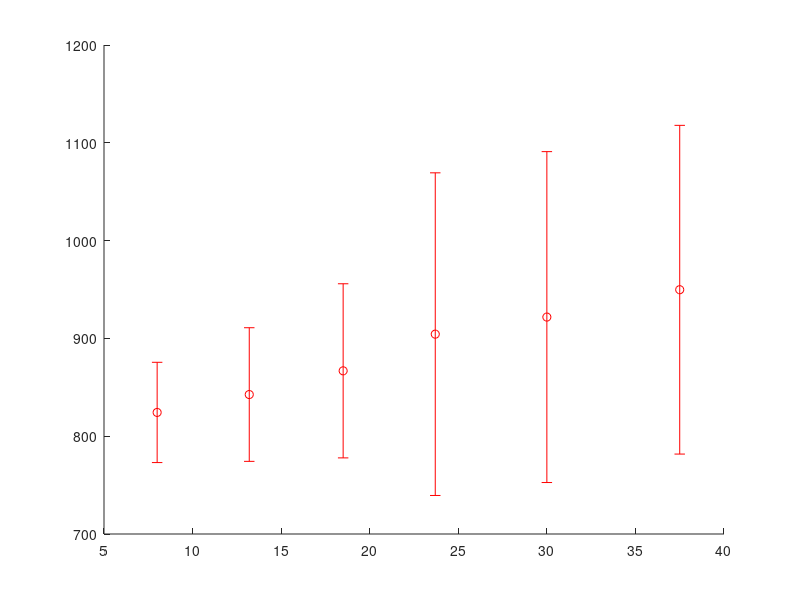

Recreate this plot in MATLAB. (Note: this script raises an error after producing the figure.)
clear; close all;
%%
addpath 'C:\Users\mmgee\Box\Michelle-Gee\Research\MI model'
addpath(genpath('C:\Users\mmgee\AppData\Local\Temp\Mxt231\RemoteFiles'))
addpath(genpath('/lustre/ogunnaike/users/2420/matlab_example/matlab_slurm/ACC2024-02-02-2024/'))
addpath('/lustre/ogunnaike/users/2420/matlab_example/matlab_slurm/UnitTests/')
addpath('/lustre/ogunnaike/users/2420/matlab_example/matlab_slurm/Mastitskaya2012/')
cd ..
my_dir = pwd;
addpath(genpath(my_dir))
%% Set up parallel pool
% myCluster = parcluster('local');
% myCluster.NumWorkers = str2double(getenv('SLURM_CPUS_ON_NODE')) / str2double(getenv('SLURM_CPUS_PER_TASK'));
% myCluster.JobStorageLocation = getenv('TMPDIR');
% myPool = parpool(myCluster, myCluster.NumWorkers);

%% Fit Osculati 1990 mean data
% load data
neckChamberPressure = [8	13.2	18.5	23.7	30	37.5]; % mm hg
RRbase = 777.8; % +/- 34.7 msec
deltaRR = [46.50360279	64.79801636	89.04640376	126.5452133	144.0065953	171.9898378];
SEM = [7.550265772	10.06205045	13.11093148	24.29514847	24.91603345	24.7516633]; % msec
num = 12;
SD = SEM.* sqrt(num); % standard deviation
CI95 = 1.96.* SD;
RR_Osculati = RRbase + deltaRR;

% Curve not a good fit for data
% [A1,A2,A3,A4] = sigmoidRegression(neckChamberPressure',RR') % inputs must be column vectors
%% Plot
% data
x = neckChamberPressure;
y = RR_Osculati;
errors = CI95;

% Plot the line
ms = 8;
figure;
hold on;
errorbar(x, y, errors,'ro', 'MarkerFaceColor','r','MarkerSize',ms);

% Add labels and title
xlabel('Neck chamber pressure (mm Hg)');
ylabel('RR interval (ms)');
% title('Line with Shaded Region (Standard Error)');
legend('Osculati 1990')
set(gca,'FontSize',14)

% Show plot
hold off;

%% change these liens
% load PI individual parameters
% matFilename = [filename 'FilteredDistribution.mat'];
date = '06182024';
load('FilteredDistribution_061824.mat')
matFilename = 'FilteredDistributionIdx_061824.mat';
load(matFilename) % gives 'idxStore','sampleSet'


HR_preIR = HRstore;
MAP = MAPstore;
NAactivity_preIR = NAactivityStore;
DMVactivity_preIR = DMVactivityStore;
sympActivity_preIR = sympActivityStore;



% Change these
numPatients = length(idxStore);


%% change this line
% countTotal = 0;
% BPvalues = -70:10:90; % neck chamber pressure
% zeroIdx = find(BPvalues == 0);
% 
% mdlName     = 'ICN_model_v15_Mastitskaya2012_control_r2020b';
% % idxFail = 212;%[1 2 3 4 5 6 7 73 100 107 134 138 150 167];
% for i = 30:40%numPatients
% 
%     parameters = sampleSet(idxStore(i),:);
%     numSampleSets = 100;
%     variationFactor = 1.5;
%     mdlAlternative = 1;
%     filename = ['postIR_cardiac_' date '_' num2str(i)];
%     HR_PI_mdl = HR_preIR(idxStore(i),zeroIdx);
%     MAP_PI_mdl = MAP(idxStore(i),zeroIdx);
% 
%     BRS_preIR = A2Store(idxStore(i)); % preIR sigmoid slope parameter
%         [HR_mdl,MAP_mdl,SP_postIR,DP_postIR,CO_postIR,paramMatrix,...
%     NA_activity_postIR,DMV_activity_postIR, sympActivity, SDRR_postIR, RMSSD_postIR, ...
%     pNN50_postIR, crit, A] = paramEstimationHRMAP_global(parameters,...
%     mdlName,numSampleSets,variationFactor,HR_PI_mdl,MAP_PI_mdl,...
%     mdlAlternative,NAactivity_preIR,DMVactivity_preIR,...
%     sympActivity_preIR,BRS_preIR,filename);
% 
% 
%     save(['./plots/paramEstimation/' filename '.mat'], ...
%         'HR_mdl','MAP_mdl','SP_postIR','DP_postIR','CO_postIR','paramMatrix',...
%     'NA_activity_postIR','DMV_activity_postIR', 'sympActivity', 'SDRR_postIR', 'RMSSD_postIR', ...
%     'pNN50_postIR', 'crit', 'A')
%     i
% 
%     % Combine all data into a struct for all preIR models
%     postIRstore(i).MAP = MAP_mdl; 
%     postIRstore(i).HR = HR_mdl;
%     postIRstore(i).SP = SP_postIR;
%     postIRstore(i).DP = DP_postIR;
%     postIRstore(i).CO = CO_postIR;
%     postIRstore(i).HR = HR_mdl;
%     postIRstore(i).params = paramMatrix;
%     postIRstore(i).NA = NA_activity_postIR;
%     postIRstore(i).DMV = DMV_activity_postIR;
%     postIRstore(i).symp = sympActivity;
%     postIRstore(i).SDRR = SDRR_postIR;
%     postIRstore(i).RMSSD = RMSSD_postIR;
%     postIRstore(i).pNN50 = pNN50_postIR;
%     postIRstore(i).crit = crit;
%     postIRstore(i).Avals = A;
% end

matFilename = ['postIR_cardiac_' date '.mat'];
% load(matFilename)
% save(matFilename, 'postIRstore') % postIR_idx is model sub idx for accepted postIR models

%% Unpack postIR models to plot HRMAP bar plot
% indices of non-empty fields
% indices_i = [];
% indices_j = [];
% preIR_MAP_models = [];
% preIR_HR_models = [];
% postIR_HR_models = [];
% postIR_MAP_models = [];
% preIR_idx = [];
% reps = zeros(1,numPatients);
% 
% % Loop through struct array
% for i = 1:numPatients % preIR idx loop
%     indices_j = [];
%     for j = 1:numSampleSets % postIR idx loop
%     % Check if systolic pressure is in range
%         if postIRstore(i).crit(j,1) == 1
%             % Check HR
%             if postIRstore(i).crit(j,2) == 1
%                 % Check MAP decrease
%                 % if postIRstore(i).crit(j,3) == 1
%                     % Check HR within 20% change
%                     % if postIRstore(i).crit(j,4) == 1
%                         indices_i = [indices_i, i];
%                         indices_j = [indices_j, j]; 
%                         postIR_HR_models = [postIR_HR_models postIRstore(i).HR(j)];
%                         postIR_MAP_models = [postIR_MAP_models postIRstore(i).MAP(j)];
%                     % end
%                 % end
%             end
%         end
%     end
%     reps(i) = length(indices_j); % number of accepted postIR mdoels per preIR model
%     preIR_idx = [preIR_idx i];
% end
% 
% 
% for i = 1:numPatients
%     preIR_HR_models = [preIR_HR_models repmat(HR_preIR(idxStore(preIR_idx(i)),zeroIdx),1,reps(i))];
%     preIR_MAP_models = [preIR_MAP_models repmat(MAP(idxStore(preIR_idx(i)),zeroIdx),1,reps(i))];
% end
% 
% altMdlName = 'cardiac';
% Mastitskaya_plot_bar_HRMAP(preIR_MAP_models, postIR_MAP_models, preIR_HR_models, postIR_HR_models,altMdlName)

%% tSNE of crit matrix
% color by preIR model?-- yes to tell us which individuals can and can't
% compensate
% perplexity = 5;
% rng default
% 
% % format data into a single matrix
% Xdata = zeros(numPatients*numSampleSets,7);
% for i = 1:numPatients
%     start = 1 + (i-1)*numSampleSets;
%     stop = i*numSampleSets;
% 
%     Xdata(start:stop,1:7) = postIRstore(i).crit(:,1:7);
% end
% 
% 
% % tSNE-- label postIR vs preIR
% Y = tsne(Xdata,'Algorithm','barneshut','Distance','cityblock','Perplexity',perplexity,'Standardize',0);% 
% 
% % label based on preIR model
% pre_idx = 1:1:size(Xdata,1);
% % preallocate
% % obslabels = repmat({'No post-IR model'},1,size(Xdata,1));
% % obslabels(hasPostIRmdlIdx) = {'Has post-IR model'};
% obslabels = repmat({num2str(1)},numPatients*numSampleSets,1);
% 
% for i = 2:numPatients
%     start = 1 + (i-1)*numSampleSets;
%     stop = i*numSampleSets;
%     labels = {num2str(i)};
%     idx = start:1:stop;
%     obslabels(idx) = labels;
% end
% 
% 
% 
% figure;
% b = gscatter(Y(:,1),Y(:,2),obslabels);
% xlabel('t-SNE 1')
% ylabel('t-SNE 2')
% set(gca,'FontSize',16)
% saveas(gcf,['prepostIRaccepted_tsne_cardiac_' date '.png'])

%% Plot parameter distributions for pre-IR and post-IR
% preIR_parameters = sampleSet(idxStore,42:46);
% postIR_parameters = paramStore(:,42:46);
% parameterNames = {'C_{la} (mL/mm Hg)','P_{0lv} (mm Hg)','k_{Elv} (mm Hg^{-1})','V_{ulv} (mL)','fes_{inf} (Hz)'};
% saveFilename = ['cardiac_paramDist_' date '.png'];
% plot_paramDist(preIR_parameters, postIR_parameters, parameterNames, saveFilename)

%% loop to load mat files for ['postIR_cardiac_' num2str(i) '_barocurve.png.mat']-- gives BPvalues, HR-- plot in a loop over Osculati 1990 data
purple = [0.4940 0.1840 0.5560];
goldenrod = [0.9290 0.6940 0.1250];
green = [0.4660 0.6740 0.1880];
lightblue = [0.3010 0.7450 0.9330];
mdlcolor = {purple,green,'m',lightblue,goldenrod,'c'};

postIRbarocurve_filename = 'postIR_baroreceptor_06182024';
postIRstore_filename = 'postIR_cardiac_06182024.mat';
BPvalues = -70:10:90;
brown = [196/255 153/255 124/255];
color = purple;
filename = ['overlaid_barocurve_cardiac' date '.png'];
plot_overlaid_barocurve(postIRstore_filename,color,postIRbarocurve_filename)

%% Exit code
% close_system
% delete(myPool);
% exit
